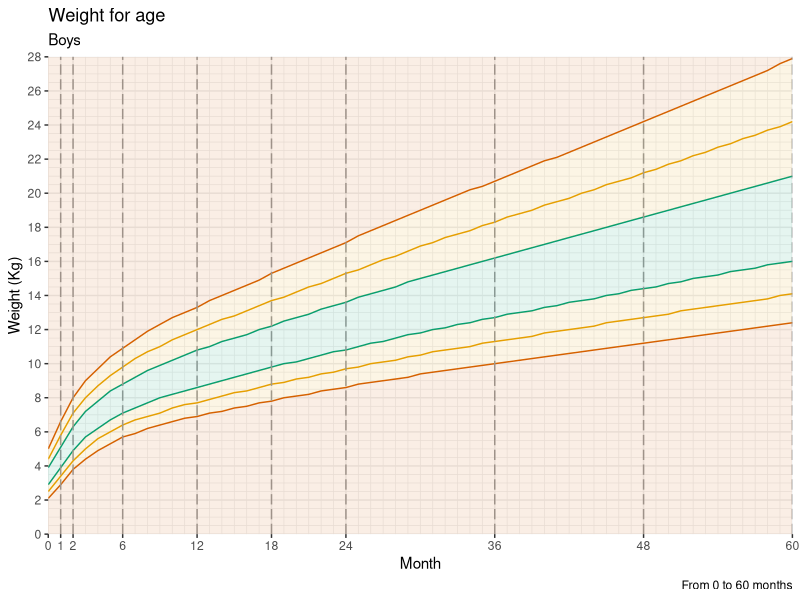
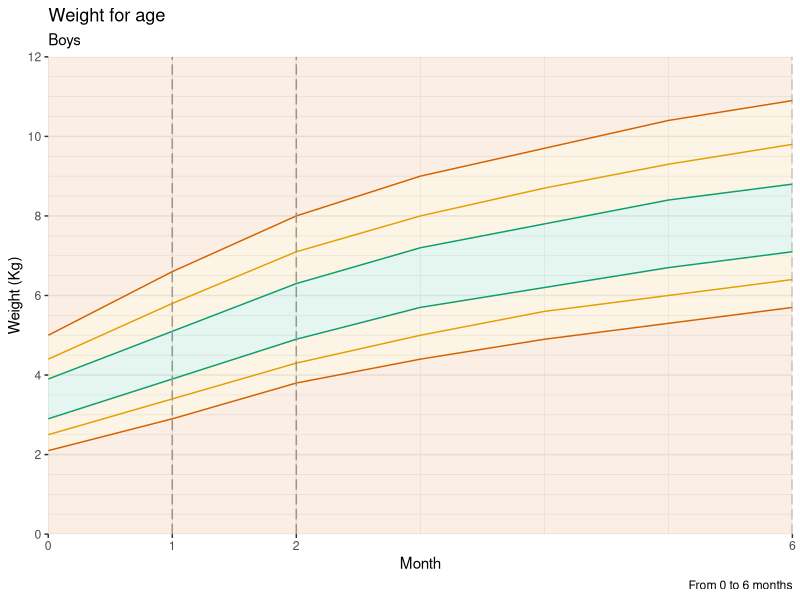
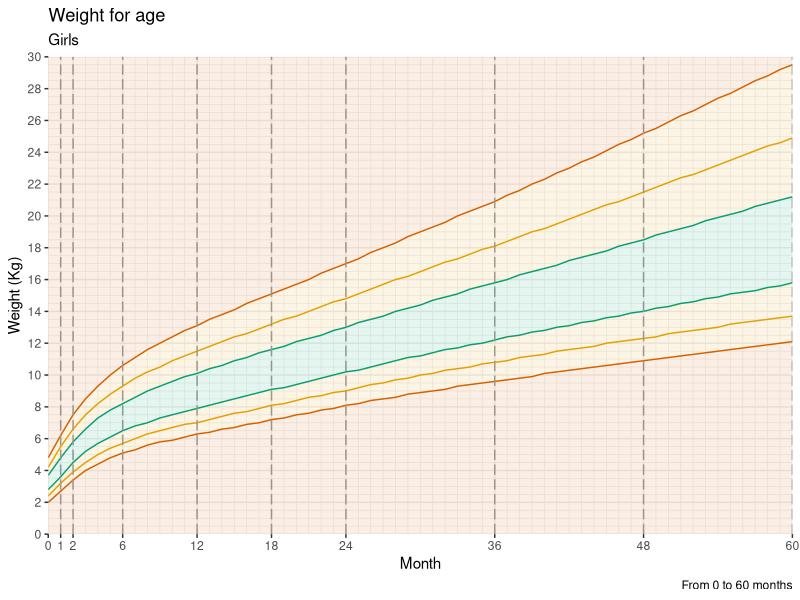
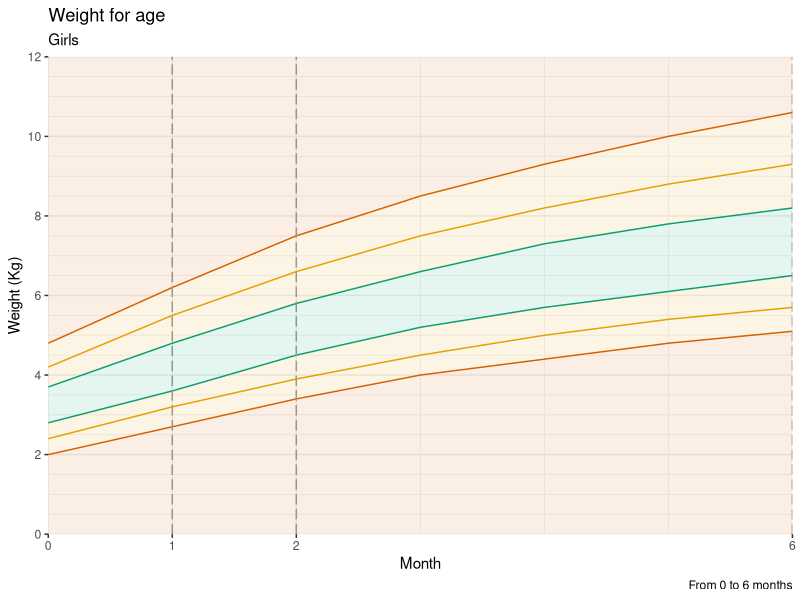
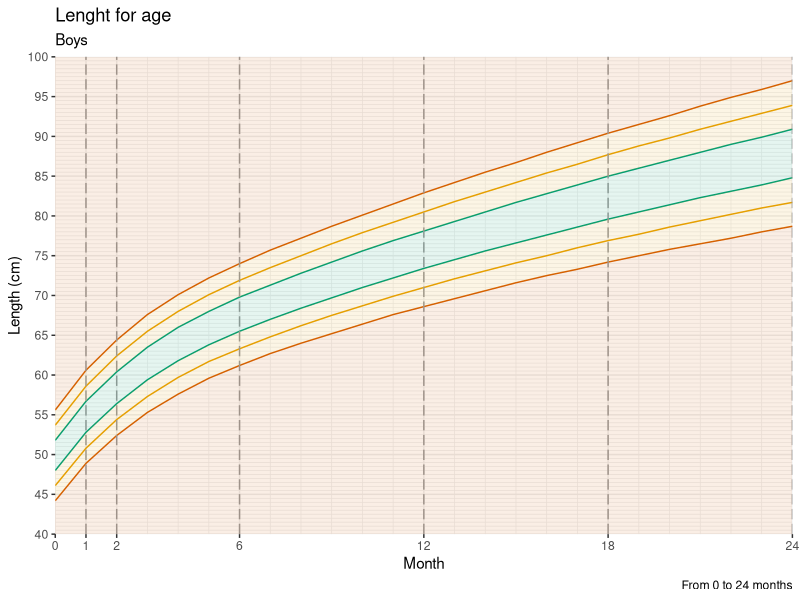
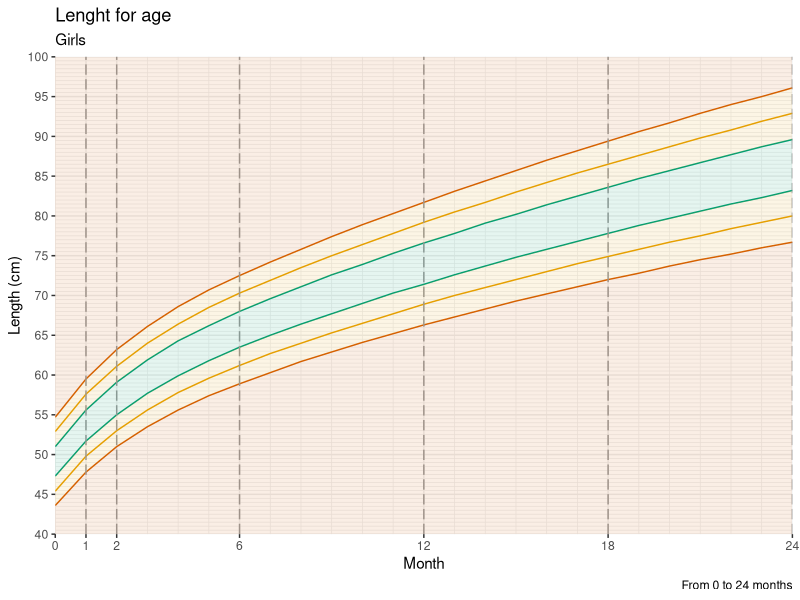
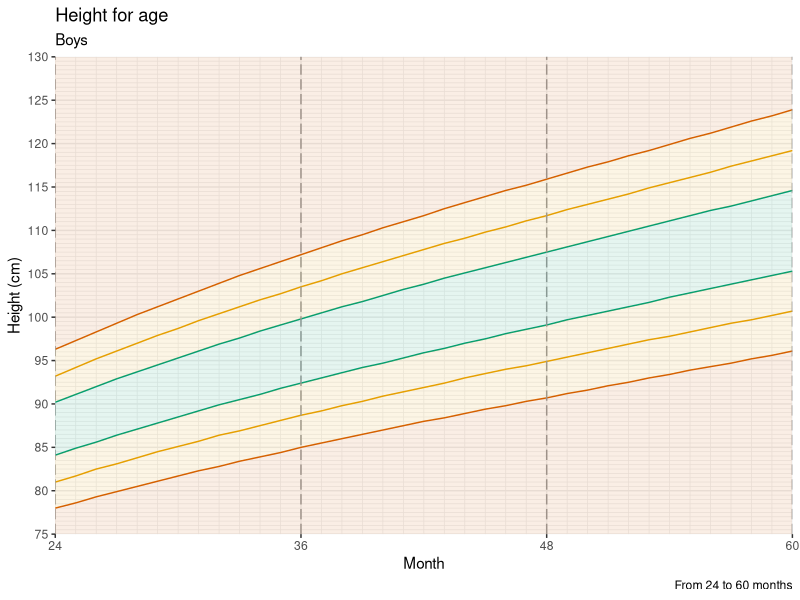
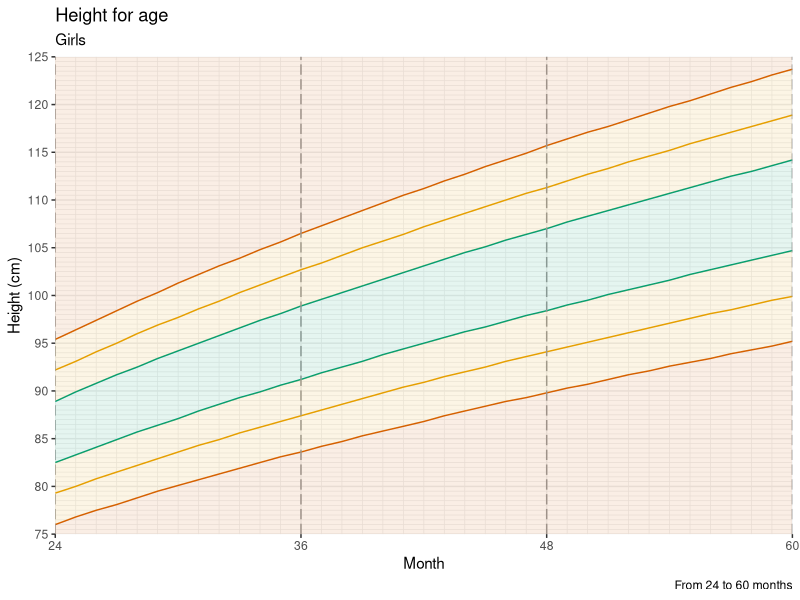

Here is the R script that generated these plots, in order:
# ~~~~~~~~~~~~~~~~~~~~~~~~~~~~~~~~~~~~~~~~~~~~~~~~~~~~~~~~~~~~~~~~~~~~~~~~~~~~~~
# WHO growth charts (Z scores)
# data from http://www.who.int/childgrowth/en/
# eric.green@duke.edu :: @ericpgreen
# created Nov 13, 2013
# ~~~~~~~~~~~~~~~~~~~~~~~~~~~~~~~~~~~~~~~~~~~~~~~~~~~~~~~~~~~~~~~~~~~~~~~~~~~~~~

# load packages
  library(ggplot2)
# weight for age
  # boys
    wfa.b.z <- read.csv("wfa-b-z.csv")
    bwplot <- ggplot(wfa.b.z, aes(x=Month)) +
      geom_line(aes(y=SD3neg), colour="#D55E00") +
      geom_line(aes(y=SD2neg), colour="#E69F00") +
      geom_line(aes(y=SD1neg), colour="#009E73") +
      geom_line(aes(y=SD1), colour="#009E73") +
      geom_line(aes(y=SD2), colour="#E69F00") +
      geom_line(aes(y=SD3), colour="#D55E00") +
      theme_bw() +
      scale_x_continuous(expand=c(0,0),
                         breaks = c(0,1,2,6,12,18,24,36,48,60),
                         minor_breaks = seq(1, 60, 1)) +
      scale_y_continuous(expand=c(0,0),
                         breaks = c(seq(0, 28, 2)),
                         minor_breaks = seq(0, 28, 0.5)) +
      geom_vline(xintercept = c(1,2,6,12,18,24,36,48,60),
                 linetype="longdash", colour="#999999") +
      ylab("Weight (Kg)") +
      theme(panel.border = element_blank()) +
      geom_ribbon(aes(ymin=0, ymax=SD3neg), fill = "#D55E00",alpha = 0.10) +
      geom_ribbon(aes(ymin=SD3neg, ymax=SD1neg), fill = "#E69F00",alpha = 0.10) +
      geom_ribbon(aes(ymin=SD1neg, ymax=SD1), fill = "#009E73",alpha = 0.10) +
      geom_ribbon(aes(ymin=SD1, ymax=SD3), fill = "#E69F00",alpha = 0.10) +
      geom_ribbon(aes(ymin=SD3, ymax=28), fill = "#D55E00",alpha = 0.10)
    
    bwplot  + 
      labs(title = "Weight for age", 
           subtitle = "Boys", 
           caption = "From 0 to 60 months")
    
    bwplot + coord_cartesian(xlim = c(0, 6), ylim = c(0, 12)) +
      labs(title = "Weight for age", 
           subtitle = "Boys", 
           caption = "From 0 to 6 months")      

  # girls
    wfa.g.z <- read.csv("wfa-g-z.csv")
    gwplot <- ggplot(wfa.g.z, aes(x=Month)) +
      geom_line(aes(y=SD3neg), colour="#D55E00") +
      geom_line(aes(y=SD2neg), colour="#E69F00") +
      geom_line(aes(y=SD1neg), colour="#009E73") +
      geom_line(aes(y=SD1), colour="#009E73") +
      geom_line(aes(y=SD2), colour="#E69F00") +
      geom_line(aes(y=SD3), colour="#D55E00") +
      theme_bw() +
      scale_x_continuous(expand=c(0,0),
                         breaks = c(0,1,2,6,12,18,24,36,48,60),
                         minor_breaks = seq(1, 60, 1)) +
      scale_y_continuous(expand=c(0,0),
                         breaks = c(seq(0, 30, 2)),
                         minor_breaks = seq(0, 30, 0.5)) +
      geom_vline(xintercept = c(1,2,6,12,18,24,36,48,60),
                 linetype="longdash", colour="#999999") +
      ylab("Weight (Kg)") +
      theme(panel.border = element_blank()) +
      geom_ribbon(aes(ymin=0, ymax=SD3neg), fill = "#D55E00",alpha = 0.10) +
      geom_ribbon(aes(ymin=SD3neg, ymax=SD1neg), fill = "#E69F00",alpha = 0.10) +
      geom_ribbon(aes(ymin=SD1neg, ymax=SD1), fill = "#009E73",alpha = 0.10) +
      geom_ribbon(aes(ymin=SD1, ymax=SD3), fill = "#E69F00",alpha = 0.10) +
      geom_ribbon(aes(ymin=SD3, ymax=30), fill = "#D55E00",alpha = 0.10) 
    
    gwplot + 
      labs(title = "Weight for age", 
           subtitle = "Girls", 
           caption = "From 0 to 60 months")
    
    gwplot + coord_cartesian(xlim = c(0, 6), ylim = c(0, 12)) +
      labs(title = "Weight for age", 
           subtitle = "Girls", 
           caption = "From 0 to 6 months")     
    
# length for age
  # boys
    lfa.b.z <- read.csv("lfa-b-z.csv")
    blplot <- ggplot(lfa.b.z, aes(x=Month)) +
      geom_line(aes(y=SD3neg), colour="#D55E00") +
      geom_line(aes(y=SD2neg), colour="#E69F00") +
      geom_line(aes(y=SD1neg), colour="#009E73") +
      geom_line(aes(y=SD1), colour="#009E73") +
      geom_line(aes(y=SD2), colour="#E69F00") +
      geom_line(aes(y=SD3), colour="#D55E00") +
      theme_bw() +
      scale_x_continuous(expand=c(0,0),
                         breaks = c(0,1,2,6,12,18,24),
                         minor_breaks = seq(1, 24, 1)) +
      scale_y_continuous(expand=c(0,0),
                         breaks = c(seq(40, 100, 5)),
                         minor_breaks = seq(40, 100, 0.5)) +
      geom_vline(xintercept = c(1,2,6,12,18,24),
                 linetype="longdash", colour="#999999") +
      ylab("Length (cm)") +
      theme(panel.border = element_blank()) +
      geom_ribbon(aes(ymin=40, ymax=SD3neg), fill = "#D55E00",alpha = 0.10) +
      geom_ribbon(aes(ymin=SD3neg, ymax=SD1neg), fill = "#E69F00",alpha = 0.10) +
      geom_ribbon(aes(ymin=SD1neg, ymax=SD1), fill = "#009E73",alpha = 0.10) +
      geom_ribbon(aes(ymin=SD1, ymax=SD3), fill = "#E69F00",alpha = 0.10) +
      geom_ribbon(aes(ymin=SD3, ymax=100), fill = "#D55E00",alpha = 0.10)
    
    blplot + 
      labs(title = "Lenght for age",
           subtitle = "Boys",
           caption = "From 0 to 24 months")
    
  # girls
    lfa.g.z <- read.csv("lfa-g-z.csv")
    wlplot <- ggplot(lfa.g.z, aes(x=Month)) +
      geom_line(aes(y=SD3neg), colour="#D55E00") +
      geom_line(aes(y=SD2neg), colour="#E69F00") +
      geom_line(aes(y=SD1neg), colour="#009E73") +
      geom_line(aes(y=SD1), colour="#009E73") +
      geom_line(aes(y=SD2), colour="#E69F00") +
      geom_line(aes(y=SD3), colour="#D55E00") +
      theme_bw() +
      scale_x_continuous(expand=c(0,0),
                         breaks = c(0,1,2,6,12,18,24),
                         minor_breaks = seq(1, 24, 1)) +
      scale_y_continuous(expand=c(0,0),
                         breaks = c(seq(40, 100, 5)),
                         minor_breaks = seq(40, 100, 0.5)) +
      geom_vline(xintercept = c(1,2,6,12,18,24),
                 linetype="longdash", colour="#999999") +
      ylab("Length (cm)") +
      theme(panel.border = element_blank()) +
      geom_ribbon(aes(ymin=40, ymax=SD3neg), fill = "#D55E00",alpha = 0.10) +
      geom_ribbon(aes(ymin=SD3neg, ymax=SD1neg), fill = "#E69F00",alpha = 0.10) +
      geom_ribbon(aes(ymin=SD1neg, ymax=SD1), fill = "#009E73",alpha = 0.10) +
      geom_ribbon(aes(ymin=SD1, ymax=SD3), fill = "#E69F00",alpha = 0.10) +
      geom_ribbon(aes(ymin=SD3, ymax=100), fill = "#D55E00",alpha = 0.10)
    
    wlplot + 
      labs(title = "Lenght for age",
           subtitle = "Girls",
           caption = "From 0 to 24 months")
    
# height for age
  # boys
  hfa.b.z <- read.csv("hfa-b-z.csv")
  bhplot <- ggplot(hfa.b.z, aes(x=Month)) +
    geom_line(aes(y=SD3neg), colour="#D55E00") +
    geom_line(aes(y=SD2neg), colour="#E69F00") +
    geom_line(aes(y=SD1neg), colour="#009E73") +
    geom_line(aes(y=SD1), colour="#009E73") +
    geom_line(aes(y=SD2), colour="#E69F00") +
    geom_line(aes(y=SD3), colour="#D55E00") +
    theme_bw() +
    scale_x_continuous(expand=c(0,0),
                       breaks = c(24, 36, 48, 60),
                       minor_breaks = seq(24, 60, 1)) +
    scale_y_continuous(expand=c(0,0),
                       breaks = c(seq(75, 130, 5)),
                       minor_breaks = seq(75, 130, 0.5)) +
    geom_vline(xintercept = c(24, 36, 48, 60),
               linetype="longdash", colour="#999999") +
    ylab("Height (cm)") +
    theme(panel.border = element_blank()) +
    geom_ribbon(aes(ymin=75, ymax=SD3neg), fill = "#D55E00",alpha = 0.10) +
    geom_ribbon(aes(ymin=SD3neg, ymax=SD1neg), fill = "#E69F00",alpha = 0.10) +
    geom_ribbon(aes(ymin=SD1neg, ymax=SD1), fill = "#009E73",alpha = 0.10) +
    geom_ribbon(aes(ymin=SD1, ymax=SD3), fill = "#E69F00",alpha = 0.10) +
    geom_ribbon(aes(ymin=SD3, ymax=130), fill = "#D55E00",alpha = 0.10)
  
  bhplot + 
    labs(title = "Height for age",
         subtitle = "Boys",
         caption = "From 24 to 60 months")
  
  # girls
    hfa.g.z <- read.csv("hfa-g-z.csv")
    ghplot <- ggplot(hfa.g.z, aes(x=Month)) +
      geom_line(aes(y=SD3neg), colour="#D55E00") +
      geom_line(aes(y=SD2neg), colour="#E69F00") +
      geom_line(aes(y=SD1neg), colour="#009E73") +
      geom_line(aes(y=SD1), colour="#009E73") +
      geom_line(aes(y=SD2), colour="#E69F00") +
      geom_line(aes(y=SD3), colour="#D55E00") +
      theme_bw() +
      scale_x_continuous(expand=c(0,0),
                         breaks = c(24, 36, 48, 60),
                         minor_breaks = seq(24, 60, 1)) +
      scale_y_continuous(expand=c(0,0),
                         breaks = c(seq(70, 130, 5)),
                         minor_breaks = seq(70, 130, 0.5)) +
      geom_vline(xintercept = c(24, 36, 48, 60),
                 linetype="longdash", colour="#999999") +
      ylab("Height (cm)") +
      theme(panel.border = element_blank()) +
      geom_ribbon(aes(ymin=75, ymax=SD3neg), fill = "#D55E00",alpha = 0.10) +
      geom_ribbon(aes(ymin=SD3neg, ymax=SD1neg), fill = "#E69F00",alpha = 0.10) +
      geom_ribbon(aes(ymin=SD1neg, ymax=SD1), fill = "#009E73",alpha = 0.10) +
      geom_ribbon(aes(ymin=SD1, ymax=SD3), fill = "#E69F00",alpha = 0.10) +
      geom_ribbon(aes(ymin=SD3, ymax=125), fill = "#D55E00",alpha = 0.10)
    
    ghplot + 
      labs(title = "Height for age",
           subtitle = "Girls",
           caption = "From 24 to 60 months")
    